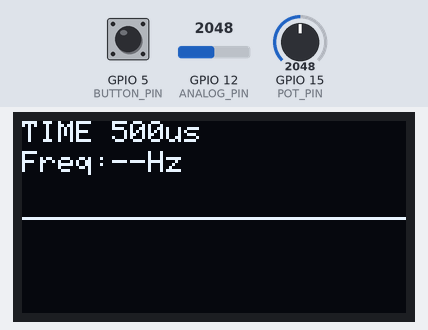
Recording of a sketch running on a simulated ESP32. On the bench: 128×64 one-colour display. The test bench sets the inputs (shaded band); at power-on: GPIO 5 (BUTTON_PIN) LOW, GPIO 12 (ANALOG_PIN) = 2048, GPIO 15 (POT_PIN) = 2048.

Above: at 2.2 s.
2.3 s: GPIO 5 (BUTTON_PIN) pulled HIGH for 0.15 s
At 4.4 s:
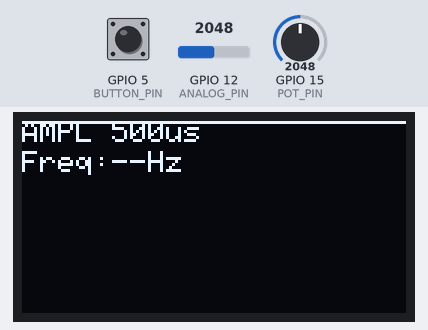
4.7 s: GPIO 12 (ANALOG_PIN) set to 1583
6.2 s: GPIO 12 (ANALOG_PIN) set to 1479
At 7.5 s:
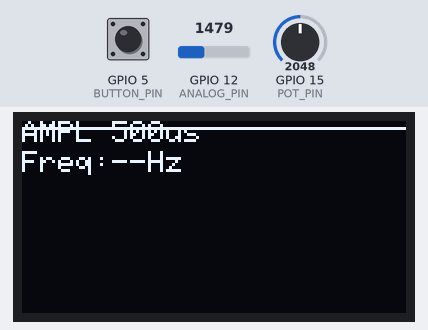
7.8 s: GPIO 5 (BUTTON_PIN) pulled HIGH for 1 s
At 9.2 s:
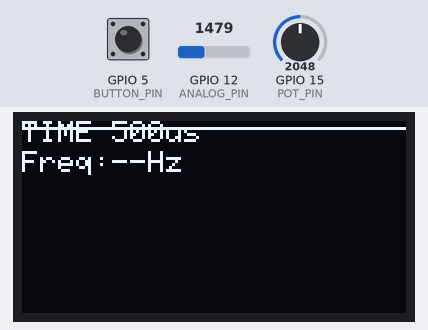
10.3 s: GPIO 15 (POT_PIN) set to 2100
At 11.6 s:
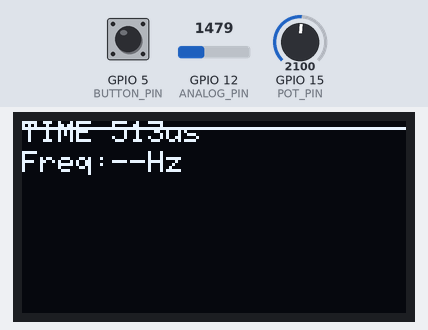
11.9 s: GPIO 15 (POT_PIN) set to 2866
At 13.3 s:
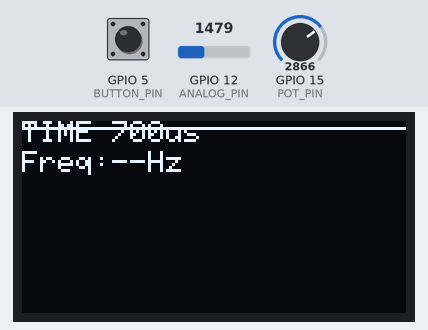
Timing chart, 0 to 14.5 s (numbered marks = the images above; inputs shaded):
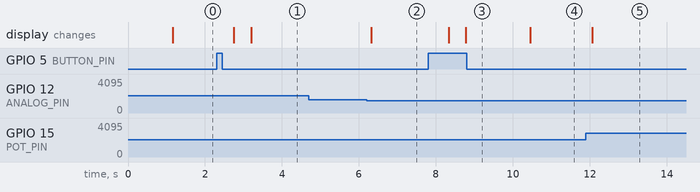

The sketch:

esp32_oscilloscope.ino
```cpp
#include <Wire.h>
#include <Adafruit_GFX.h>
#include <Adafruit_SSD1306.h>

#define SCREEN_WIDTH 128
#define SCREEN_HEIGHT 64
#define OLED_RESET -1
Adafruit_SSD1306 display(SCREEN_WIDTH, SCREEN_HEIGHT, &Wire, OLED_RESET);

#define ANALOG_PIN 12
#define POT_PIN    15
#define BUTTON_PIN 5
#define SAMPLE_POINTS 128

enum Mode { MEASURE, CURSOR };
Mode currentMode = MEASURE;

int  samples[SAMPLE_POINTS];
int  sampleDelay = 50;         // µs
float sensitivity = 1.0;       // amplitude scale
int  offset = 0;               // vertical offset
int  cursorA = 30, cursorB = 90;
bool selectA = true;

bool buttonPressed = false;
unsigned long lastPressTime = 0;
int pressCount = 0;
const unsigned long pressGap = 400; // ms window for multiple presses

bool ampMode = false;  // false = time, true = amplitude

bool autoMode = false;
float autoFreq = 0;
int lastPotValue = 0;

void setup() {
  Serial.begin(115200);
  pinMode(BUTTON_PIN, INPUT);
  pinMode(ANALOG_PIN, INPUT);
  pinMode(POT_PIN, INPUT);

  if (!display.begin(SSD1306_SWITCHCAPVCC, 0x3C)) {
    Serial.println(F("SSD1306 init failed!"));
    for (;;);
  }

  display.clearDisplay();
  display.setTextColor(SSD1306_WHITE);
  display.setTextSize(1);
  display.setCursor(0, 0);
  display.println("ESP32 MiniScope");
  display.display();
  delay(1000);
}

void loop() {
  handleButton();

  if (currentMode == MEASURE)
    runMeasure();
  else
    runCursor();
}

// ===================================================
//  MEASURE MODE
// ===================================================
void runMeasure() {
  int pot = analogRead(POT_PIN);

  // Disable auto mode if user moves potentiometer significantly
  if (autoMode && abs(pot - lastPotValue) > 50) {
    autoMode = false;
    flashText("AUTO OFF");
  }
  lastPotValue = pot;

  if (autoMode) {
    for (int i = 0; i < SAMPLE_POINTS; i++) {
      samples[i] = analogRead(ANALOG_PIN);
      delayMicroseconds(sampleDelay);
    }

    // Automatically calculate frequency and adjust view
    autoFreq = estimateFrequency(samples, SAMPLE_POINTS, sampleDelay);

    // Auto timebase adjust (try to keep ~2 cycles visible)
    if (autoFreq > 0) {
      float period_us = (1.0 / autoFreq) * 1e6;
      sampleDelay = constrain(period_us / (SAMPLE_POINTS / 2), 2, 1000);
    }

    drawWaveform(autoFreq, true);
    return;
  }

  // Normal manual control
  if (!ampMode)
    sampleDelay = map(pot, 0, 4095, 1, 1000);
  else
    sensitivity = map(pot, 0, 4095, 5, 50) / 10.0;

  for (int i = 0; i < SAMPLE_POINTS; i++) {
    samples[i] = analogRead(ANALOG_PIN);
    delayMicroseconds(sampleDelay);
  }

  float freq = estimateFrequency(samples, SAMPLE_POINTS, sampleDelay);
  drawWaveform(freq, true);
}

// ===================================================
//  CURSOR MODE
// ===================================================
void runCursor() {
  int pot = analogRead(POT_PIN);
  int pos = map(pot, 0, 4095, 0, SCREEN_WIDTH - 1);
  if (selectA) cursorA = pos; else cursorB = pos;

  drawWaveform(0, false);

  // Draw cursors
  display.drawLine(cursorA, 0, cursorA, SCREEN_HEIGHT - 1, SSD1306_WHITE);
  display.drawLine(cursorB, 0, cursorB, SCREEN_HEIGHT - 1, SSD1306_WHITE);

  // ΔT and frequency
  int deltaPix = abs(cursorB - cursorA);
  float deltaT = deltaPix * sampleDelay / 1e6;
  float freq = (deltaT > 0) ? 1.0 / deltaT : 0;

  display.setTextSize(1);
  display.setCursor(0, 0);
  display.print(selectA ? "Cursor:A " : "Cursor:B ");
  display.print("dT:");
  display.print(deltaT * 1000, 2);
  display.print("ms");

  display.setCursor(0, 10);
  display.print("Freq:");
  if (freq > 0) display.print(freq, 1);
  else display.print("--");
  display.print("Hz");

  display.display();
}

// ===================================================
//  DRAW WAVEFORM
// ===================================================
void drawWaveform(float freq, bool showFreq) {
  display.clearDisplay();
  for (int i = 0; i < SAMPLE_POINTS - 1; i++) {
    int y1 = map((int)(samples[i] * sensitivity) + offset, 0, 4095, SCREEN_HEIGHT - 1, 0);
    int y2 = map((int)(samples[i + 1] * sensitivity) + offset, 0, 4095, SCREEN_HEIGHT - 1, 0);
    y1 = constrain(y1, 0, SCREEN_HEIGHT - 1);
    y2 = constrain(y2, 0, SCREEN_HEIGHT - 1);
    display.drawLine(i, y1, i + 1, y2, SSD1306_WHITE);
  }

  if (showFreq) {
    display.setTextSize(1);
    display.setCursor(0, 0);
    if (autoMode) display.print("AUTO ");
    else display.print(ampMode ? "AMPL " : "TIME ");
    display.print(sampleDelay);
    display.print("us");

    display.setCursor(0, 10);
    display.print("Freq:");
    if (freq > 0) display.print(freq, 1);
    else display.print("--");
    display.println("Hz");
    display.display();
  }
}

// ===================================================
//  BUTTON HANDLER
// ===================================================
void handleButton() {
  bool state = digitalRead(BUTTON_PIN);

  if (state && !buttonPressed) {
    buttonPressed = true;
    pressCount++;
    lastPressTime = millis();
  }
  if (!state && buttonPressed) buttonPressed = false;

  if ((millis() - lastPressTime > pressGap) && pressCount > 0) {
    if (pressCount == 1) handleSinglePress();
    else if (pressCount == 2) handleDoublePress();
    else if (pressCount >= 3) handleTriplePress();
    pressCount = 0;
  }
}

// ===================================================
//  PRESS FUNCTIONS
// ===================================================
void handleSinglePress() {
  if (currentMode == MEASURE) {
    ampMode = !ampMode;
    flashText(ampMode ? "AMPL" : "TIME");
  } else if (currentMode == CURSOR) {
    selectA = !selectA;
    flashText(selectA ? "A" : "B");
  }
}

void handleDoublePress() {
  if (currentMode == MEASURE) {
    autoMode = true;
    flashText("AUTO");
  }
}

void handleTriplePress() {
  currentMode = (currentMode == MEASURE) ? CURSOR : MEASURE;
  autoMode = false;
  flashText(currentMode == MEASURE ? "MEASURE" : "CURSOR");
}

// ===================================================
//  FLASH TEXT
// ===================================================
void flashText(const char *msg) {
  display.clearDisplay();
  display.setTextSize(2);
  display.setTextColor(SSD1306_WHITE);
  display.setCursor(25, 25);
  display.print(msg);
  display.display();
  delay(350);
}

// ===================================================
//  IMPROVED FREQUENCY DETECTION (first up to second up)
// ===================================================
float estimateFrequency(int *data, int len, int delay_us) {
  int mid = 2048;
  int last = data[0];
  int f1 = -1, f2 = -1;
  int hysteresis = 20;

  // find two clean rising edges
  for (int i = 1; i < len; i++) {
    if (last < mid && data[i] >= mid + hysteresis) {
      if (f1 == -1) f1 = i;
      else { f2 = i; break; }
    }
    last = data[i];
  }

  if (f1 != -1 && f2 != -1) {
    float period = (f2 - f1) * delay_us / 1e6;
    if (period > 0) return 1.0 / period;
  }
  return 0;
}
```

Measured:
- the behaviour switches between 1517 and 1516 on GPIO 12 (ANALOG_PIN) (found by bisection; images 1 and 2)
- the behaviour switches between 2049 and 2050 on GPIO 15 (POT_PIN) (found by bisection; images 3 and 4)
- after the input at 2.3 s, the display: first changes after 0.45 s (image 1 shows a later state)
- after the input at 4.7 s, every drawn part: stays the same
- after the input at 6.2 s, the display: changes after 0.12 s (image 2)
- after the input at 7.8 s, the display: first changes after 0.53 s (image 3 shows a later state)
- after the input at 10.3 s, the display: changes after 0.15 s (image 4)
- after the input at 11.9 s, the display: changes after 0.16 s (image 5)
